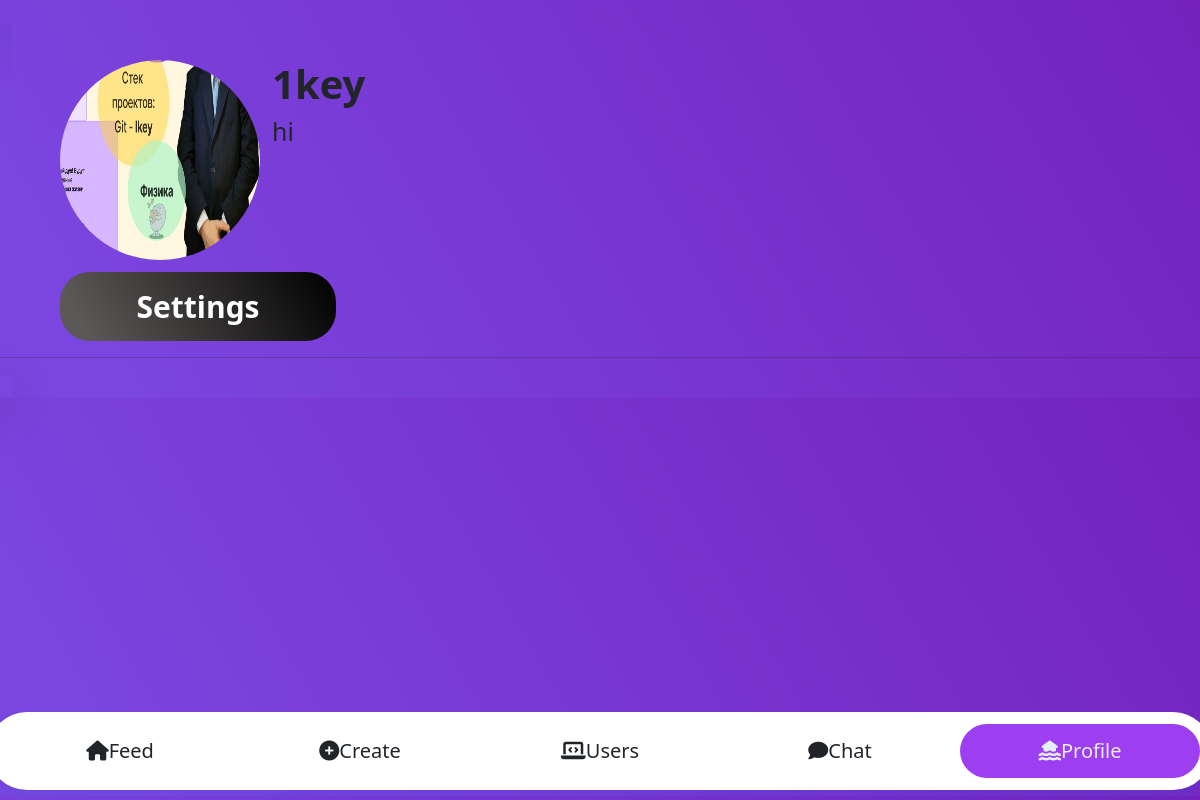
Page /my_profile (signed in) on the committed database.
### blog/models.py (models this page shows, shortened)
class Student(models.Model):
    user = models.ForeignKey(
        User,
        on_delete=models.CASCADE,
        related_name='student',
    )
    id_user = models.IntegerField()
    bio = models.TextField(blank=True)
    telegram_id = models.IntegerField(default=0)
    profile_img = models.ImageField(
        upload_to='profile_images',
        default='profile_images/blank-profile-img.png'
        )
    location = models.CharField(max_length=100, blank=True)

### blog/views.py (the view, shortened to what this page needs)
# urls.py: path('my_profile', UsertListView.as_view(), name='student_profile'),
class UsertListView(ListView):
    model = Student
    template_name = 'blog/profile.html'
    context_object_name = 'blog_post_user_list'
    def get_context_data(self, **kwargs):
        user = auth.get_user(self.request)
        student = Student.objects.get(user=user)
        context = {
            'user': user,
            'student': student,
        }
        return context

### blog/templates/blog/profile.html (shortened to what this page needs)
{% extends "blog/base.html" %}
{% block content_blog %}
<div class="avatar">
    <div class="container">
        <div class="box">
            <a href="{{ student.profile_img.url }}">
                <div class="box-image">
                    <div class="content-image">
                        <img src="{{ student.profile_img.url }}" alt="None" class="img-user">
                    </div>
                </div>
            </a>
            <div class="box-info-user">
                <h3 class="name-user">{{ student.user.username }}</h3>
                <h2 class="bio">{{ student.bio }}</h2>
            </div>
        </div>
    </div>
    <div class="b-container settings text-center col-5 col-lg-3">
        <a href="javascript:PopUpShow4th()">Settings</a>
    </div>
</div>
<hr>
{% endblock %}

### blog/static/blog/css/style.css (style rules this page uses)
body { background-image: linear-gradient(60deg, rgb(123, 69, 223) 10%, #7522bd 100%); overflow-x: hidden; }
a { text-decoration: none; }
.container { display: inline; }
.avatar { margin: 0 4%; margin-bottom: 0vh; }
.container { overflow:hidden; }
.box { white-space: nowrap; }
.box div { display:inline-block; word-break: break-all; }
.img-user { margin: 1vw; border-radius: 50%; width: 25vh; height: 25vh; background-size: auto 300px; }
.box-info-user { position: absolute; margin-top: 1vw; }
.name-user { display: block; font-weight: 700; font-size: 40px; }
.bio { display: block; font-size: 25px; font-weight: 500; }
:root { --primary-color: #9d3ef0; --primary-color: #e6eef9; --secondary-color: #e6eef9; --secondary-color:#9d3ef0; }
*, *:after, *:before { box-sizing: border-box; }
.b-container { min-width: fit-content; background-color: #ccc; padding: 1vw; font-size: 30px; color: #fff; border-radius: 30px; }
.b-container a { font-weight: 700; color: white; }
.settings { display: inline-block; padding: 1vw; background-image: linear-gradient(60deg, rgb(93, 88, 88) 10%, #000000 100%); }

### rows in the picture
Student: profile_img (picture), user.username "1key", bio "hi"
